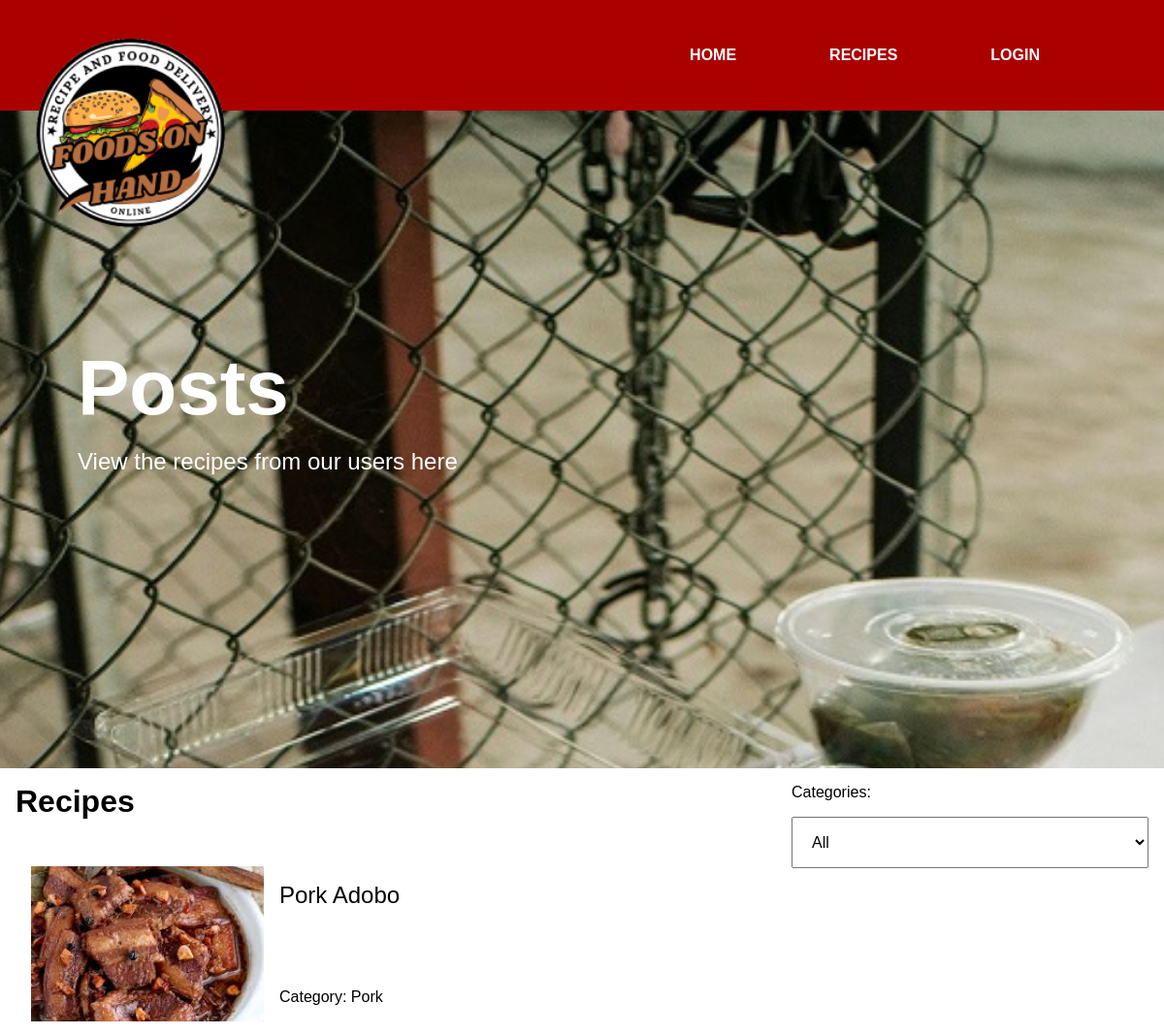
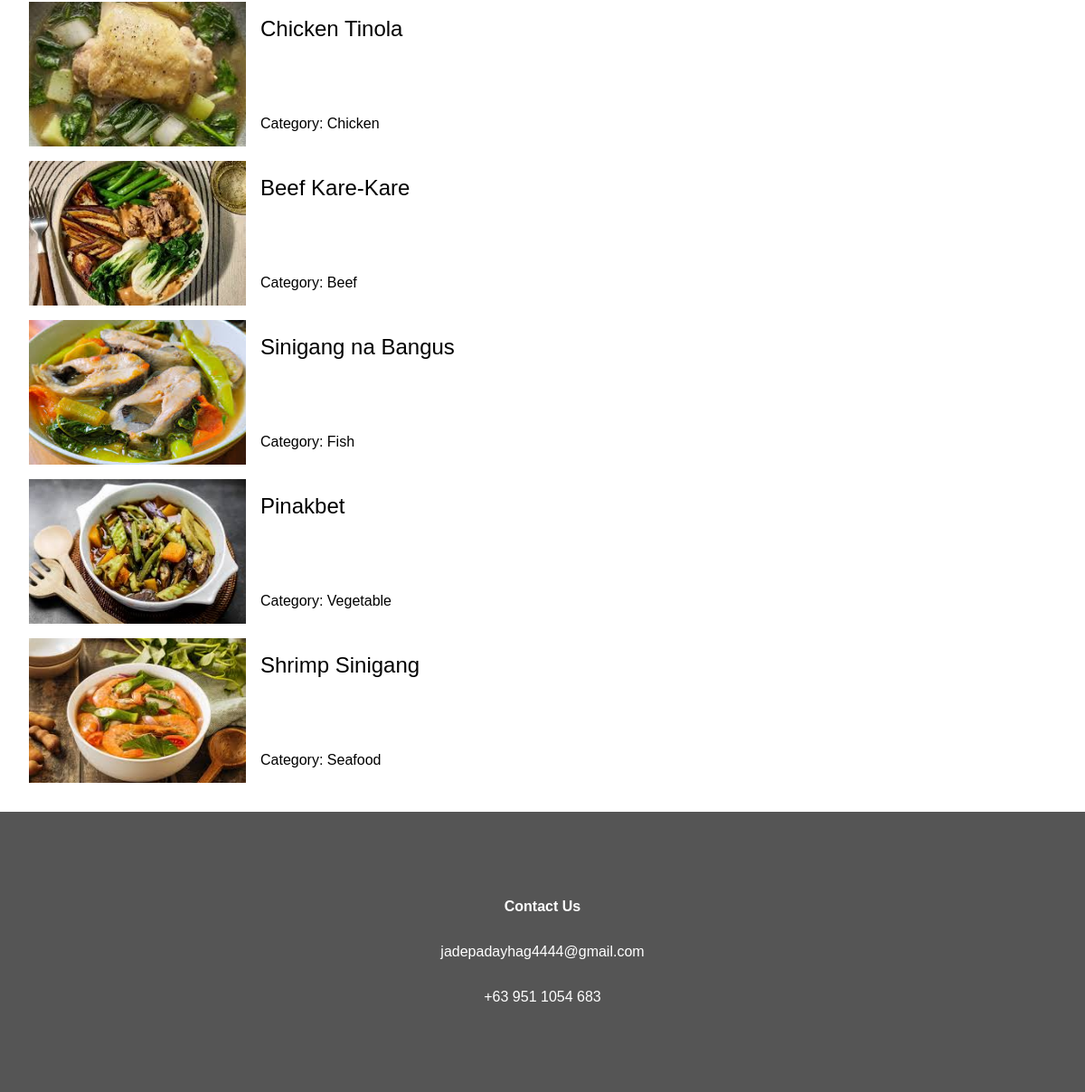
Page /recipes/index.php on the committed database (2 pictures, top to bottom).
### tables this page shows
CREATE TABLE "recipes" (`id` INTEGER PRIMARY KEY AUTOINCREMENT, `user_id` INTEGER REFERENCES `users`(`id`), `title` TEXT, `content` TEXT, `category` TEXT, `image` TEXT, `time` INTEGER DEFAULT (unixepoch()));

### common.php (the view, shortened to what this page needs)
<?php
function getUser() {
    $db = new SQLite3("database.db");
    if (isset($_COOKIE["session"]) == false) {
        return false;
    }
    $query = <<<SQL
        SELECT * FROM `users` WHERE `session` = :session
    SQL;
    $stmt = $db->prepare($query);
    $stmt->bindValue(":session", $_COOKIE["session"]);
    $user = $stmt->execute()->fetchArray();
    return $user;
}
function renderHeader($title, $description) {
    $title = str_replace("\n", "<br>", $title);
    $description = str_replace("\n", "<br>", $description);
    $user = getUser();
    $login = <<<HTML
        <a style="
            display: block;
            padding: 3rem;
            color: #fff;
            font-weight: bold;
            cursor: pointer;"
            class="g_panelTab"
            href="login/">
            LOGIN
        </a>
    HTML;
    return <<<HTML
        <div style="
            height: 99vh;
            position: relative;
            background-image: url(assets/bg.jpg);
            background-size: cover;
            background-attachment: fixed;
            background-position: center;"
            id="g_panelBackground">
            <div>
                <div style="
                    display: grid;
                    grid-template-columns: 1fr repeat(3, max-content) 5rem;
                    background-color: #a00;"
                    id="g_panelHeader">
                    <div></div>
                    <a style="
                        display: block;
                        padding: 3rem;
                        color: #fff;
                        font-weight: bold;
                        cursor: pointer;"
                        class="g_panelTab"
                        href="./">
                        HOME
                    </a>
                    <a style="
                        display: block;
                        padding: 3rem;
                        color: #fff;
                        font-weight: bold;
                        cursor: pointer;"
                        class="g_panelTab"
                        href="recipes/">
                        RECIPES
                    </a>
                    {$login}
                    <div></div>
                </div>
                <div style="
                    padding: 5rem;
                    padding-top: 15rem;
                    padding-bottom: 1rem;
                    font-size: 5rem;
                    font-weight: bold;
                    color: #fff;"
                    id="g_panelTitle">
                    {$title}
                </div>
                <div style="
                    padding: 5rem;
                    padding-top: 0rem;
                    font-size: 1.5rem;
                    color: #fff;">
                    {$description}
                </div>
            </div>
            <div style="
                position: absolute;
                left: 0rem;
                top: 0rem;
                padding: 1rem;">
                <img style="
                    width: 15rem;
                    height: 15rem;
                    object-fit: contain;" src="assets/logo.png"
                    id="g_imgLogo">
            </div>
        </div>
    HTML;
}
function renderFooter() {
    return <<<HTML
        <div style="
            padding: 5rem;
            background-color: #555;
            color: #fff;
            text-align: center;">
            <div style="
                padding: 1rem;
                font-weight: bold;">
                Contact Us
            </div>
            <div style="
                padding: 1rem;">
                jadepadayhag4444@gmail.com
            </div>
            <div style="
                padding: 1rem;">
                +63 951 1054 683
            </div>
        </div>
    HTML;
}
function renderRecipe($recipe) {
    $categoryMap = [
        "pork" => "Pork",
        "chicken" => "Chicken",
        "beef" => "Beef",
        "fish" => "Fish",
        "vegetable" => "Vegetable",
        "seafood" => "Seafood"
    ];
    $src = "uploads/" . $recipe["image"];
    $title = htmlentities($recipe["title"]);
    $category = $categoryMap[$recipe["category"]];
    echo <<<HTML
        <a style="
            display: grid;
            grid-template-columns: max-content 1fr;
            padding: 1rem;
            padding-top: 0rem;"
            href="recipe/?id={$recipe['id']}"
            class="g_panelRecipe">
            <div style="
                width: 15rem;
                height: 10rem;">
                <img style="
                    width: 100%;
                    height: 100%;
                    object-fit: cover;"
                    src="{$src}">
            </div>
            <div style="
                display: grid;
                grid-template-rows: 1fr max-content;">
                <div style="
                    padding: 1rem;
                    font-size: 1.5rem;
                    overflow: hidden;">
                    {$title}
                </div>
                <div style="
                    padding: 1rem;">
                    Category: {$category}
                </div>
            </div>
        </a>
    HTML;
}

### recipes/index.php (shortened to what this page needs)
<?php
require_once "common.php";
$db = new SQLite3("database.db");
$category = "all";
?>
<html>
    <head>
        <link rel="stylesheet" href="style.css">
    </head>
    <body>
        <?= renderHeader("Posts", "View the recipes from our users here") ?>
        <div style="
            display: grid;
            grid-template-columns: 2fr 1fr;"
            id="panelPosts">
            <div>
                <div style="
                    padding: 1rem;
                    font-size: 2rem;
                    font-weight: bold;">
                    Recipes
                </div>
                <div style="
                    padding: 1rem;
                    padding-top: 2rem;">
                    <?php
                        if ($category == "all") {
                            $query = <<<SQL
                                SELECT * FROM `recipes`
                            SQL;
                            $stmt = $db->prepare($query);
                            $recipes = $stmt->execute();
                        }
                        while ($recipe = $recipes->fetchArray(SQLITE3_ASSOC)) {
                            renderRecipe($recipe);
                        }
                    ?>
                </div>
            </div>
            <div>
                <div style="
                    padding: 1rem;">
                    Categories:
                </div>
                <div style="
                    padding: 1rem;
                    padding-top: 0rem;">
                    <select id="selectCategories">
                        <option value="all">
                            All
                        </option>
                    </select>
                </div>
            </div>
        </div>
        <?= renderFooter() ?>
    </body>
</html>

### style.css (style rules this page uses)
body { margin: 0rem; padding: 0rem; font-size: 1rem; font-family: Arial, Helvetica, sans-serif; }
a { text-decoration: none; color: inherit; }
select { padding: 1rem; width: 100%; font-size: 1rem; font-family: Arial, Helvetica, sans-serif; }

### rows in the picture
recipes: image (picture), title "Pork Adobo", category "Pork"
recipes: image (picture), title "Chicken Tinola", category "Chicken"
recipes: image (picture), title "Beef Kare-Kare", category "Beef"
recipes: image (picture), title "Sinigang na Bangus", category "Fish"
recipes: image (picture), title "Pinakbet", category "Vegetable"
recipes: image (picture), title "Shrimp Sinigang", category "Seafood"

### other values in the picture
str_replace("\n", "<br>", $title) "Posts"
str_replace("\n", "<br>", $description) "View the recipes from our users here"
